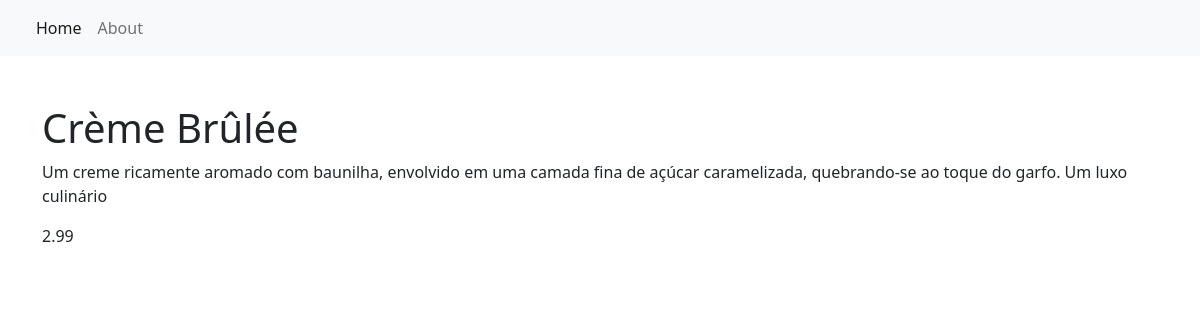
Screenshot of /item/4/ with the database file from the repository.
### restaurant_menu/models.py (models this page shows, shortened)
class Item(models.Model):
    meal = models.CharField(max_length=500, unique=True)  # Com isto, não vou ter valores duplicados
    description = models.CharField(max_length=1000)
    price = models.DecimalField(decimal_places=2, max_digits=8)
    category = models.CharField(choices=MEAL_TYPE, max_length=200)
    author = models.ForeignKey(User, on_delete=models.PROTECT)
    status = models.IntegerField(choices=STATUS, default=1)
    date_created = models.DateTimeField(auto_now_add=True)
    date_updated = models.DateTimeField(auto_now=True)

### restaurant_menu/views.py (the view)
# urls.py: path('item/<int:pk>/', views.MenuItemDetail.as_view(), name='menu_item'),
class MenuItemDetail(generic.DetailView):
    model = Item
    template_name = 'menu_item_detail.html'

### restaurant_menu/templates/menu_item_detail.html
{% extends 'base.html' %}
{% block content %}
    <div class="container">
        <h1 class="pt-5">{{ item.meal }}</h1>
        <p>{{ item.description }}</p>
        <p>{{ item.price }}</p>
    </div>
{% endblock content %}

### rows the page displays
Item: meal "Crème Brûlée", description "Um creme ricamente aromado com baunilha, envolvido em uma camada fina de açúcar caramelizada, quebrando-se ao toque do garfo. Um luxo culinário", price "2.99"
